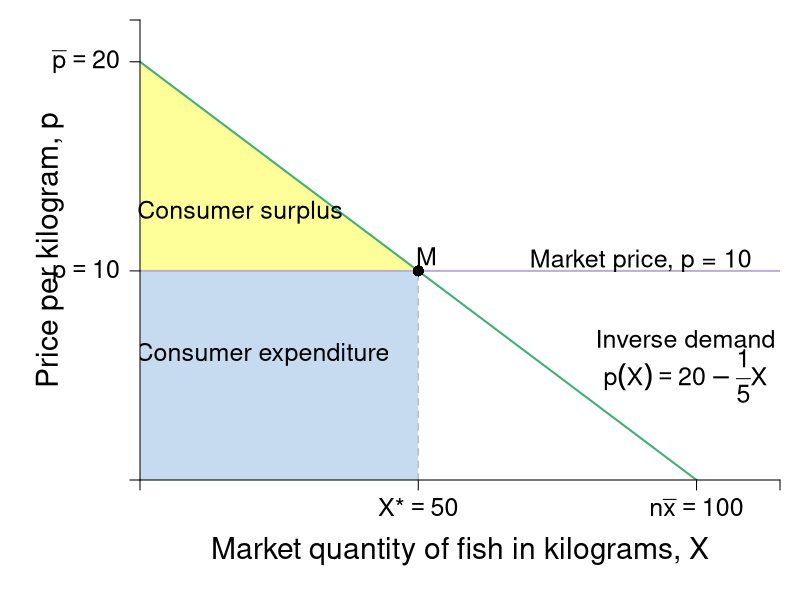

The R script that drew this image:
require(shape)
pdf(file = "firmmarketsupply/consumersurplus_market.pdf", width = 9, height = 7)

#Set parameters for graphics
pointsize <- 1.8
axislabelsize <- 1.8
labelsize <- 1.5
namesize <- 1.8
annotatesize <- 1.5
graphlinewidth <- 2
segmentlinewidth <- 1.5


COL <- c("#7fc97f", "#beaed4", "#fdc086", "#ffff99", "#386cb0", "#f0027f", "#bf5b17", "#666666")
COLA <- c("#e0f3db", "#99d8c9","#66c2a4","#41ae76", "#238b45", "#005824")
COLB <- c("#c6dbef", "#4eb3d3", "#2b8cbe", "#0868ac","#084081")

par(mar =  c(6, 7, 1, 1))

MarketD <- function(x, rmax = 20, xmax = 10, n = 10) {
  rmax - (rmax/(n*xmax))*x
}

mrsA <- function(x, rmax = 20, xmax = 10) {
  rmax - (rmax/xmax)*x
}

# uA <- function(x, y, rmax, rmax = 20, xmax = 10) {
#   y + rmax*x - (1/2)(rmax/xmax)*x^2
# }

xlims <- c(0, 115)
ylims <- c(0, 22)

npts <- 501 
x <- seq(xlims[1], xlims[2], length.out = npts)
y <- seq(ylims[1], ylims[2], length.out = npts) 
a <- c(46.08, 55, 64)
b <- c(46.08, 55, 64)

plot(0, 0, xlim = xlims, ylim = ylims, type = "n",
     xlab = expression(paste("")),
     ylab = expression(paste("")), 
     xaxt = "n", 
     yaxt = "n", 
     cex.lab = axislabelsize, 
     bty = "n",
     xaxs="i", 
     yaxs="i")

# ticksy <- seq(from = 0, to = ylims[2], by = 2)
# ylabels <- seq(from = 0, to = ylims[2], by = 2)
# ticksx <- seq(from = 0, to = xlims[2], by = 2)
# xlabels <- seq(from = 0, to = xlims[2], by = 2)
ticksy <- c(0, 10, 20, ylims[2])
ylabels <- c(NA, expression(paste(p == 10)), expression(paste(bar(p) == 20)), NA)
ticksx <- c(0, 50, 100, xlims[2])
xlabels <- c(NA, expression(paste(X,"*") == 50), expression(paste(n*bar(x)==100)), NA)


npts <- 500 
xx1 <- seq(xlims[1], xlims[2], length.out = npts)

xpoly <- c(0, 50, 0)
ypoly <- c(10, 10, 20)
polygon(x = xpoly, y = ypoly, col = COL[4], density=NULL, border = NA)

xpoly3 <- c(0, 50, 50, 0, 0)
ypoly3 <- c(0, 0, 10, 10, 0)
polygon(x = xpoly3, y = ypoly3, col = COLB[1], density=NULL, border = NA)


#Lines for mrs graph
lines(xx1, MarketD(xx1, rmax = 20, xmax = 10, n = 10), col = COLA[4], lwd = graphlinewidth)
#lines(xx1, mrsA(xx1, rmax = 20, xmax = 10), col = COLA[4], lwd = graphlinewidth)

segments(0, 10, xlims[2], 10, lty = 1, col = COL[2] , lwd = graphlinewidth)
segments(50, 0, 50, 10, lty = 2, col = "gray" , lwd = segmentlinewidth)

#Label axes
mtext(expression(paste("Market quantity of fish in kilograms, ", X)), side=1, line = 3.5, cex = axislabelsize)
text(-16.2, 0.5*ylims[2], expression(paste("Price per kilogram, ", p)), xpd = TRUE, cex = axislabelsize, srt = 90) 

points(50, 10, pch = 16, col = "black", cex = 1.5)
text(50 + 1.5, 10 + 0.7, expression(M), cex = labelsize)

#segments(4.11765, 6.17647, 5.88, 8.88, lty = 1, col = COL[2] , lwd = graphlinewidth)
text(90, 10.5, expression("Market price, p = 10"), cex = labelsize, xpd = TRUE)
#text(7.3, 2.5, expression("Curve"))
#Arrows(7.3, 3.5, 7.3, 6.1, col = "black", lty = 1, lwd = 2, arr.type = "triangle", arr.lwd = 0.5)

#Label mrs function
#text(98, 7.5, expression(paste("Demand: ", X(p) == 100 - 5*p)), cex = labelsize,xpd = TRUE)
text(98, 6.75, expression(paste("Inverse demand")), cex = labelsize)
text(98, 5, expression(paste(p(X) == 20 - frac(1,5)*X)), cex = labelsize,xpd = TRUE)
#Arrows(10, 7.5, 10, 5, col = "black", lty = 1, lwd = 2, arr.type = "triangle", arr.lwd = 0.5)

#Label highest willingness to pay
text(18.0, 12.8, expression("Consumer surplus"), cex = labelsize, xpd = TRUE)
#text(15, 11.5, expression(paste(CS==frac(1, 2)*bgroup("(",20 - 10,")")*50, phantom()== 250)))
#Arrows(25, 15, 25, 12, col = "black", lty = 1, lwd = 2, arr.type = "triangle", arr.lwd = 0.5)

#Label consumer expenditure
text(22, 6, expression("Consumer expenditure"), cex = labelsize)

axis(1, at = ticksx, pos = 0, labels = xlabels, cex.axis = labelsize)
axis(2, at = ticksy, pos = 0, labels = ylabels, las = 1, cex.axis = labelsize)

dev.off()
